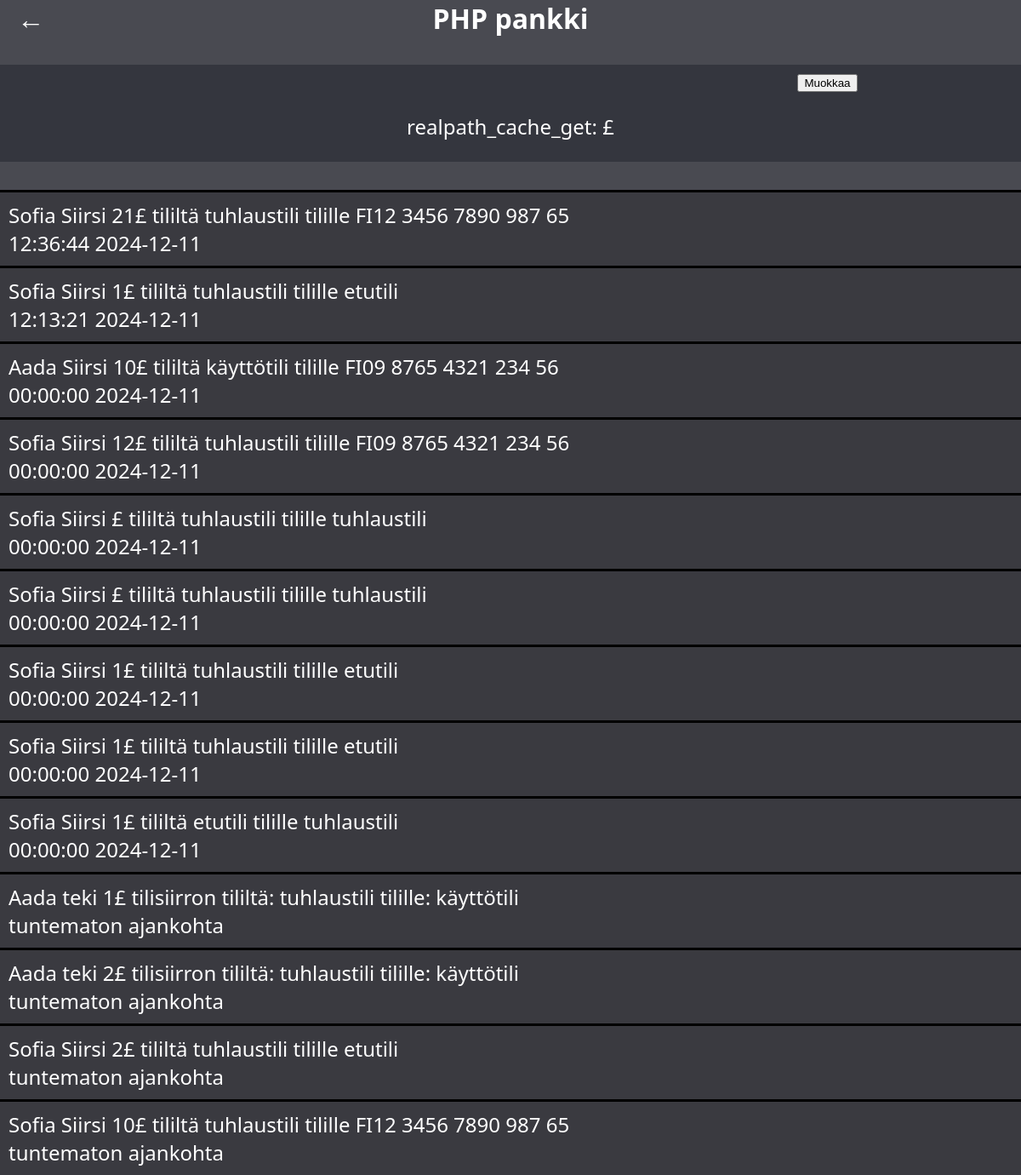
The app's page /sivut/näytä_tili.php?tili_id=4, older data.
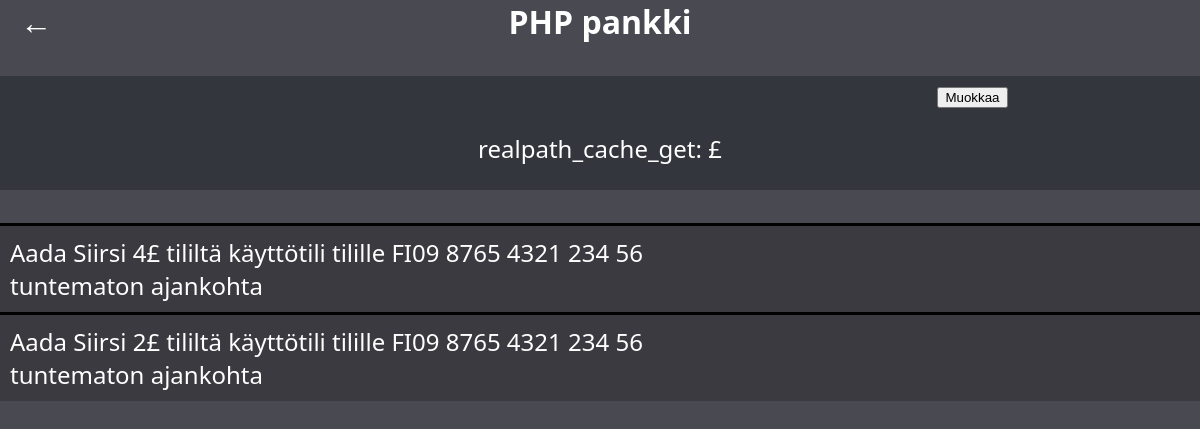
The same page, newer data.
### tables this page shows
CREATE TABLE `tapahtumat` (
  `id` int(11) NOT NULL,
  `amount` int(11) NOT NULL,
  `sender_account_id` int(20) NOT NULL,
  `reciver_account_id` int(20) NOT NULL,
  `information` varchar(255) DEFAULT NULL,
  `date` datetime DEFAULT NULL
);

### sivut/näytä_tili.php (the view, shortened to what this page needs)
<?php
include '../dbyhteys.php';
?>
<!DOCTYPE html>
<html lang="en">
<head>
    <link rel="stylesheet" href="../style.css">
</head>
<body>
    <a class="backarrow" href="index.php" style="position: absolute; left: 20px;">&#8592;</a>
    <a id="title" href="index.php">PHP pankki</a>
    <br><br>
    <?php
        $tiliData = $conn->query(
            "SELECT tilinimi, IBAN, amount
            FROM tilit
            WHERE tili_Id = '" . $_GET["tili_id"] . "'
            AND kayttaja_id = '" .$_SESSION["user_id"]. "'"
            )->fetch();
    ?>
    <div id="tilitiedot">
        <div id="tilinimiBox">
            <button onClick="$('#tilinimi').attr('contentEditable', 'true').css('color', '#b2f4ff').focus()">Muokkaa</button>
        </div>
        <p>realpath_cache_get: <?php echo $tiliData["amount"] ?>£</p>
    </div>
    <br>
    <div id="Tapahtumat">
        <?php
            $tapahtumat = $conn->prepare(
                "SELECT information, date
                FROM tapahtumat
                WHERE (reciver_account_id = :account_id OR sender_account_id = :account_id) ORDER BY date DESC");
                $tapahtumat->execute(["account_id" => $_GET["tili_id"]]);
                $tapahtumat = $tapahtumat->fetchAll();
            if ($tapahtumat) {
                foreach ($tapahtumat as $tapahtuma) {
                    if (!$tapahtuma["date"]) {
                        $tapahtuma["date"] = "ajankohta tuntematon";
                    }
                    echo "<div class='tapahtumaDesc'>" .$tapahtuma["information"]. "<div class'tapahtumaInfo'>" . explode(" ", $tapahtuma["date"])[1]. " ". explode(" ", $tapahtuma["date"])[0]. "</div></div>";
                }
            } else {
                echo "<script>document.getElementById('Tapahtumat_teksti').style.display = 'none';</script>";
            }
        ?>
    </div>
</body>
</html>

Row changes from the older to the newer data that the page shows:
no longer on this page (row edited): tapahtumat: information "Sofia Siirsi 21£ tililtä tuhlaustili tilille FI12 3456 7890 987 65", date "12:36:44", date "2024-12-11"
no longer on this page (row edited): tapahtumat: information "Sofia Siirsi 1£ tililtä tuhlaustili tilille etutili", date "12:13:21", date "2024-12-11"
removed tapahtumat: information "Aada Siirsi 10£ tililtä käyttötili tilille FI09 8765 4321 234 56", date "00:00:00", date "2024-12-11"
removed tapahtumat: information "Sofia Siirsi 12£ tililtä tuhlaustili tilille FI09 8765 4321 234 56", date "00:00:00", date "2024-12-11"
removed tapahtumat: information "Sofia Siirsi £ tililtä tuhlaustili tilille tuhlaustili", date "00:00:00", date "2024-12-11"
removed tapahtumat: information "Sofia Siirsi £ tililtä tuhlaustili tilille tuhlaustili", date "00:00:00", date "2024-12-11"
removed tapahtumat: information "Sofia Siirsi 1£ tililtä tuhlaustili tilille etutili", date "00:00:00", date "2024-12-11"
removed tapahtumat: information "Sofia Siirsi 1£ tililtä tuhlaustili tilille etutili", date "00:00:00", date "2024-12-11"
removed tapahtumat: information "Sofia Siirsi 1£ tililtä etutili tilille tuhlaustili", date "00:00:00", date "2024-12-11"
removed tapahtumat: information "Aada teki 1£ tilisiirron tililtä: tuhlaustili tilille: käyttötili", date "tuntematon", date "ajankohta"
removed tapahtumat: information "Aada teki 2£ tilisiirron tililtä: tuhlaustili tilille: käyttötili", date "tuntematon", date "ajankohta"
removed tapahtumat: information "Sofia Siirsi 2£ tililtä tuhlaustili tilille etutili", date "tuntematon", date "ajankohta"
removed tapahtumat: information "Sofia Siirsi 10£ tililtä tuhlaustili tilille FI12 3456 7890 987 65", date "tuntematon", date "ajankohta"
added tapahtumat: information "Aada Siirsi 4£ tililtä käyttötili tilille FI09 8765 4321 234 56", date "tuntematon", date "ajankohta"
added tapahtumat: information "Aada Siirsi 2£ tililtä käyttötili tilille FI09 8765 4321 234 56", date "tuntematon", date "ajankohta"
